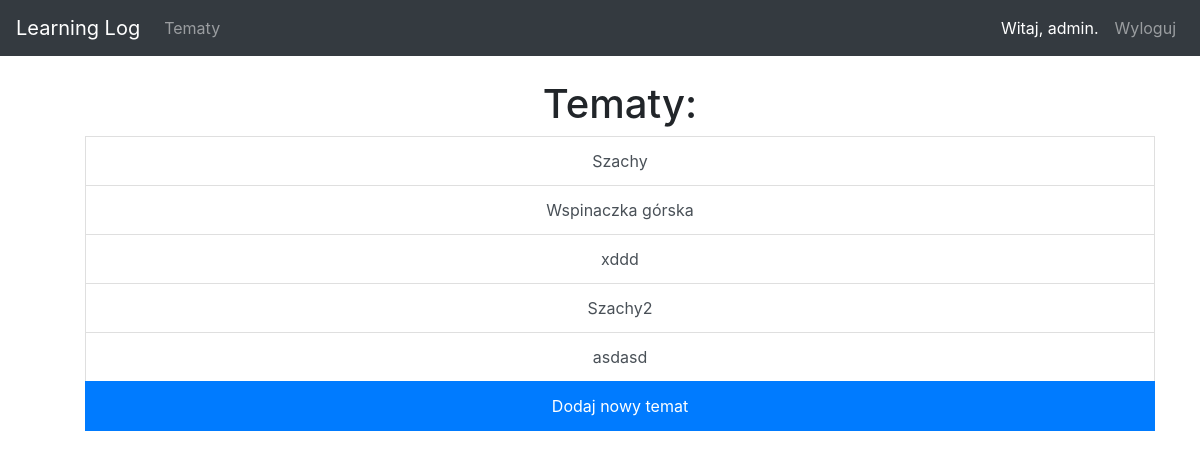
The app's page /topics/ (signed in) with its own data.
### learning_logs/models.py (models this page shows)
class Topic(models.Model):
    text = models.CharField(max_length=200)
    date_added = models.DateTimeField(auto_now_add=True)
    owner = models.ForeignKey(User, on_delete=models.CASCADE, )
    def __str__(self):
        return self.text

### learning_logs/views.py (the view)
# urls.py: url(r'^topics/$', views.topics, name="topics"),
@login_required
def topics(request):
    topics = Topic.objects.filter(owner=request.user).order_by('date_added')
    context = {'topics': topics}
    return render(request, 'learning_logs/topics.html', context)

### learning_logs/templates/learning_logs/topics.html
{%  extends "learning_logs/base.html" %}
{% block content %}
    <div class="list-group text-center">
    <ul>
        <h1 class="">Tematy:</h1>
        {% for topic in topics %}
                <a href="{% url 'learning_logs:topic' topic.id %}" class="list-group-item list-group-item-action">{{ topic }}</a>
        {% empty %}
            <li>Nie został jeszcze dodany żaden temat.</li>
        {% endfor %}
    <a href="{%  url 'learning_logs:new_topic' %}" class="list-group-item list-group-item-action active">Dodaj nowy temat</a>
    </ul>
    </div>
{% endblock content %}

### learning_logs/templates/learning_logs/base.html (shortened to what this page needs)
{% load bootstrap4 %}
{% load static %}
<!DOCTYPE html>
<html lang="pl">
  <head>
    <script src="https://maxcdn.bootstrapcdn.com/bootstrap/4.0.0/js/bootstrap.min.js"></script>    {% bootstrap_css %}
     <link rel="stylesheet" href="{% static 'css/one.css' %}">
  </head>
  <body>
    <nav class="navbar navbar-expand-lg navbar-dark bg-dark" >
        <a class="navbar-brand" href="{% url 'learning_logs:index' %}">Learning Log</a>
        {% if user.is_authenticated %}
        <div class="collapse navbar-collapse" id="navbarNav">
            <ul class="navbar-nav">
              <li class="nav-item">
                <a class="nav-link" href="{% url 'learning_logs:topics' %}">Tematy</a>
              </li>
            </ul>
            <ul class="navbar-nav ml-auto">
              <li class="nav-item"><a class="nav-item nav-link active">Witaj, {{ user.username }}.</a></li>
              <li class="nav-item">
                <a class="nav-link" href="{% url 'users:logout' %}">Wyloguj</a>
              </li>
            </ul>
        </div>
        {% endif %}
</nav>
<br>
    <div class="container">
      <div>
        {% block content %}{% endblock %}
      </div>
    </div>
  </body>
</html>

### users/static/css/one.css (style rules this page uses)
ul { list-style-type: none; }

### records on screen
Topic: text "Szachy"
Topic: text "Wspinaczka górska"
Topic: text "xddd"
Topic: text "Szachy2"
Topic: text "asdasd"

### other values on screen
{{ user.username }} "admin"
